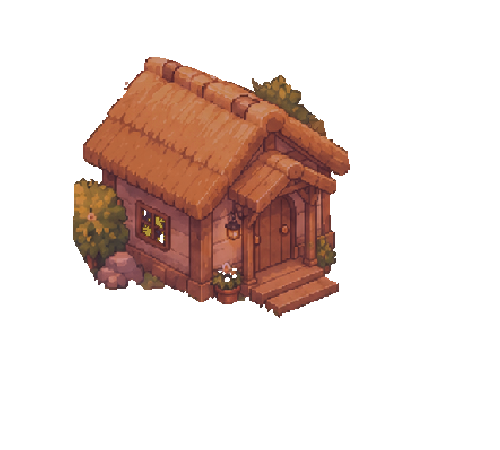
#> input picture tools/native-22.8.6/home-clean/evening-stage-1.png, 500 x 450 px, found by its file name
$ python validate_build_22_1_11.py
#> lines starting #> are read from the running program, lines starting #| are printed output that depends on the picture; after the words box and inside, x2 and y2 are one past the last pixel; in counts of white or black regions, pixels touching at a corner belong together

from pathlib import Path
from PIL import Image
import numpy as np
ROOT=Path(__file__).resolve().parents[1]

# clean transparency for patched home assets
for rel in [
    'public/garden/evolution/home/evening-stage-1.png',
    'public/garden/evolution/home/evening-stage-5.png',
    'public/garden/evolution/home/night-stage-5.png',
    'public/garden/evolution/home/full-silhouette/evening-stage-5.png',
]:
    arr=np.array(Image.open(ROOT/rel).convert('RGBA'))
#> arr is the input picture: shape (450, 500, 4); mean R, G, B, A 35.3, 20.2, 14.8, 59.7
    mask=arr[:,:,3]==0
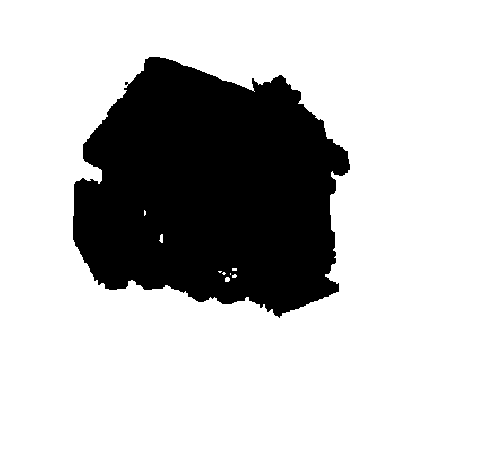
#> mask: shape (450, 500) bool; 76.6% white; 1 black region, box (x1, y1, x2, y2) and area: (73, 57, 350, 318) 52651
    assert not np.any(arr[:,:,:3][mask] != 0), f'dirty transparent RGB: {rel}'
#> pass 2 of the loop `for rel in [`:
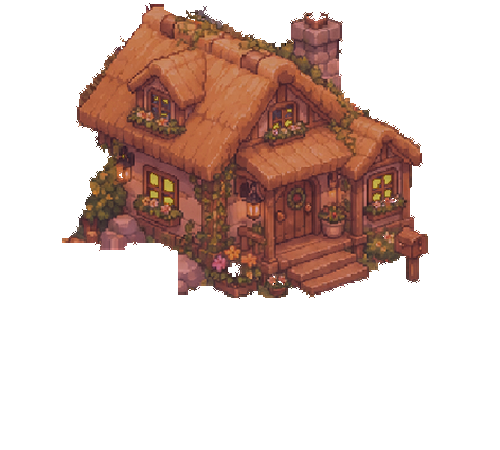
#> input picture tools/native-22.8.6/home-clean/evening-stage-5.png, 500 x 450 px, found by its file name
#> arr is the input picture: shape (450, 500, 4); mean R, G, B, A 46.8, 27.1, 20.6, 84
#> `mask=arr[:,:,3]==0`:
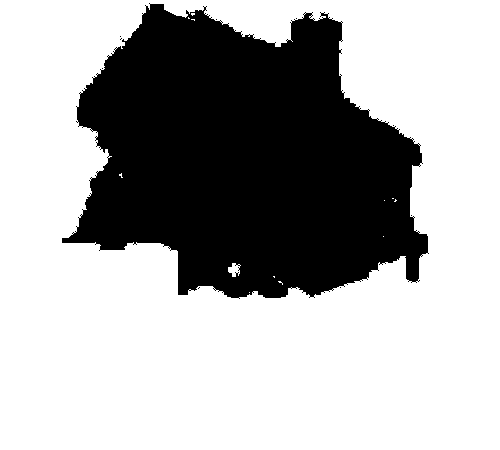
#> mask: shape (450, 500) bool; 67% white; 10 black regions (9 under 20 px), largest, box (x1, y1, x2, y2) and area: (62, 3, 429, 299) 74129

# stage5 alpha should fully cover the approved coverage mask
#> (the run stopped early here; a loop or call above may not have finished)
